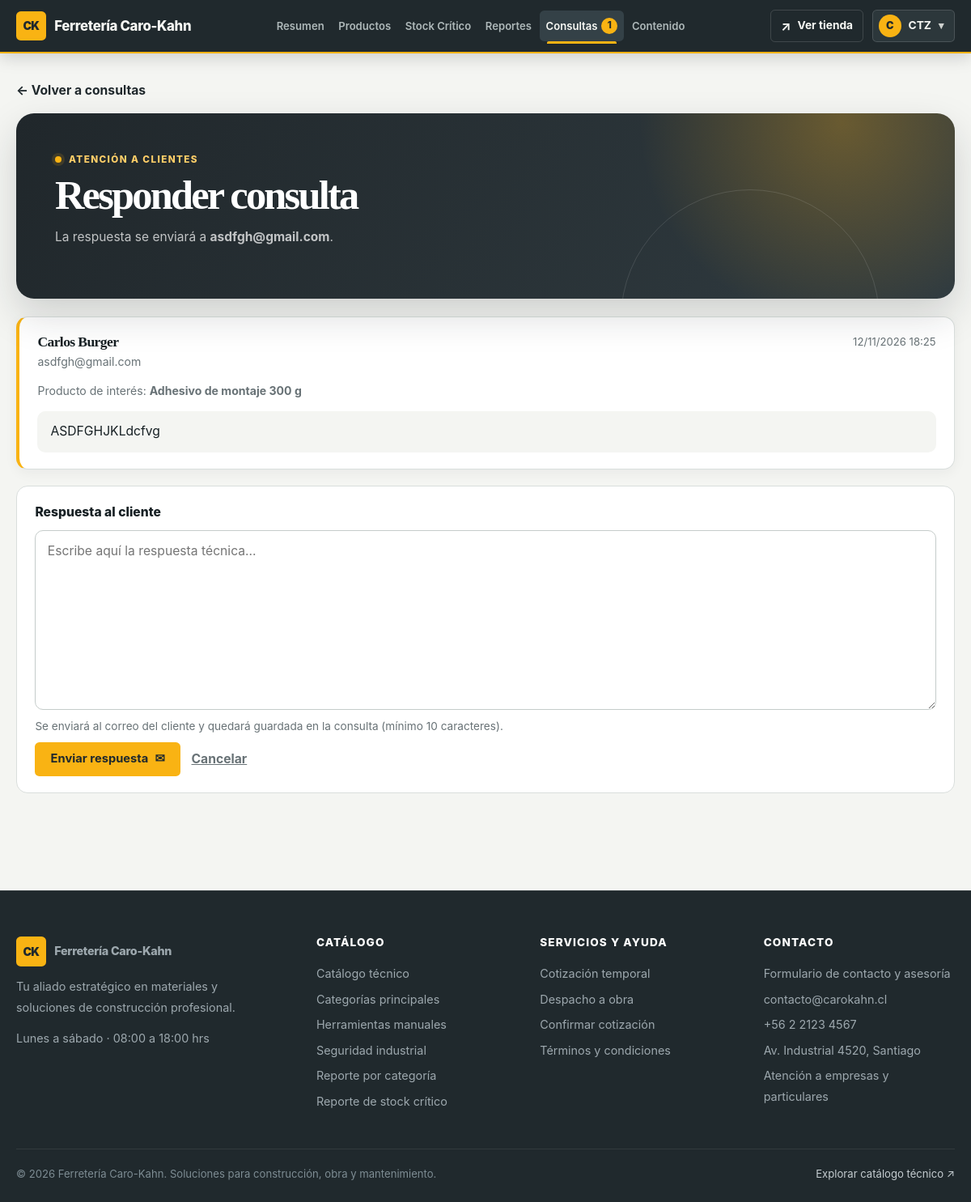
The page /catalogo/administracion/consultas/1/responder/ (signed in) on the database its author committed.
### catalogo/models.py (models this page shows, shortened)
class ContenidoSitio(models.Model):
    clave = models.SlugField(max_length=100, unique=True)
    valor = models.TextField(blank=True)
    actualizado_por = models.ForeignKey(
        settings.AUTH_USER_MODEL,
        on_delete=models.SET_NULL,
        related_name="contenidos_sitio_actualizados",
        null=True,
        blank=True,
    )
    creado_en = models.DateTimeField(auto_now_add=True)
    actualizado_en = models.DateTimeField(auto_now=True)
    class Meta:
        ordering = ("clave",)
        verbose_name = "contenido del sitio"
        verbose_name_plural = "contenidos del sitio"

class ConsultaCliente(models.Model):
    nombre = models.CharField(max_length=150)
    correo = models.EmailField()
    mensaje = models.TextField()
    producto_interes = models.ForeignKey(
        Producto,
        on_delete=models.SET_NULL,
        null=True,
        blank=True,
        related_name="consultas",
    )
    fecha = models.DateTimeField(auto_now_add=True)
    respuesta = models.TextField(blank=True)
    respondida_en = models.DateTimeField(null=True, blank=True)
    respondida_por = models.ForeignKey(
        settings.AUTH_USER_MODEL,
        on_delete=models.SET_NULL,
        null=True,
        blank=True,
        related_name="consultas_respondidas",
    )
    class Meta:
        ordering = ("-fecha",)
        verbose_name = "consulta de cliente"
        verbose_name_plural = "consultas de clientes"
    @property
    def respondida(self):
        return self.respondida_en is not None

class Producto(models.Model):
    nombre = models.CharField(max_length=200)
    categoria = models.ForeignKey(
        Categoria,
        on_delete=models.PROTECT,
        related_name="productos",
    )
    precio = models.DecimalField(
        max_digits=12,
        decimal_places=0,
        validators=[MinValueValidator(0)],
    )
    stock = models.PositiveIntegerField(default=0)
    imagen_url = models.URLField(blank=True)
    imagen_archivo = models.CharField(max_length=255, blank=True)
    descripcion = models.TextField(blank=True)
    visible = models.BooleanField(default=True)
    creado_en = models.DateTimeField(auto_now_add=True)
    actualizado_en = models.DateTimeField(auto_now=True)
    class Meta:
        ordering = ("nombre",)
        verbose_name = "producto"
        verbose_name_plural = "productos"

### catalogo/views.py (the view)
# urls.py: path('administracion/consultas/<int:id>/responder/', views.responder_consulta, name='responder_consulta'),
def responder_consulta(request, id):
    if not _es_administrador(request):
        messages.error(request, 'Debes iniciar sesión con una cuenta administradora.')
        return redirect(f"{reverse('login')}?next={reverse('admin_consultas')}")
    consulta = get_object_or_404(ConsultaCliente.objects.select_related('producto_interes'), pk=id)
    if request.method == 'POST':
        form = RespuestaConsultaForm(request.POST)
        if form.is_valid():
            texto = form.cleaned_data['respuesta'].strip()
            consulta.respuesta = texto
            consulta.respondida_en = timezone.now()
            consulta.respondida_por = request.user
            consulta.save(update_fields=['respuesta', 'respondida_en', 'respondida_por'])
            RegistroAdministrativo.registrar(
                usuario=request.user,
                accion=RegistroAdministrativo.Accion.ACTUALIZACION,
                modelo="ConsultaCliente",
                objeto_id=consulta.pk,
                resumen=f"Se respondió la consulta de {consulta.nombre} ({consulta.correo}).",
            )
            marca = cargar_contenido().get('marca', 'Ferretería Caro-Kahn')
            cuerpo = (
                f"Hola {consulta.nombre},\n\n{texto}\n\n"
                f"--- Tu consulta original ---\n{consulta.mensaje}\n\n"
                f"Saludos cordiales,\nEquipo técnico de {marca}"
            )
            try:
                send_mail(
                    subject=f"Respuesta a tu consulta técnica — {marca}",
                    message=cuerpo,
                    from_email=None,
                    recipient_list=[consulta.correo],
                )
                messages.success(request, f'Respuesta enviada a {consulta.correo}.')
            except Exception:
                messages.warning(
                    request,
                    'La respuesta quedó guardada, pero no se pudo enviar el correo. '
                    'Revisa la configuración de correo o contacta al cliente manualmente.',
                )
            return redirect('admin_consultas')
        messages.error(request, 'Escribe una respuesta de al menos 10 caracteres.')
    else:
        form = RespuestaConsultaForm()
    contexto = {
        'consulta': consulta,
        'form': form,
        'contenido': cargar_contenido(),
    }
    return render(request, 'catalogo/responder_consulta.html', contexto)

### catalogo/templates/catalogo/responder_consulta.html (shortened to what this page needs)
{% extends 'catalogo/base.html' %}
{% load static %}
{% block extra_css %}
    <link rel="stylesheet" href="{% static 'catalogo/css/admin.css' %}?v=2.4">
{% endblock %}
{% block content %}
    <section class="admin-shell consulta-responder" aria-labelledby="titulo-responder">
        <p class="consulta-volver"><a href="{% url 'admin_consultas' %}">← Volver a consultas</a></p>
        <div class="admin-heading">
            <div class="admin-heading-copy">
                <p class="admin-overline"><span aria-hidden="true"></span> Atención a clientes</p>
                <h1 id="titulo-responder">Responder consulta</h1>
                <p class="bajada">La respuesta se enviará a <strong>{{ consulta.correo }}</strong>.</p>
            </div>
        </div>
        <article class="consulta-card">
            <header class="consulta-card__cabecera">
                <div>
                    <h2>{{ consulta.nombre }}</h2>
                    <a href="mailto:{{ consulta.correo }}">{{ consulta.correo }}</a>
                </div>
                <div class="consulta-card__meta">
                    <time datetime="{{ consulta.fecha|date:'c' }}">{{ consulta.fecha|date:"d/m/Y H:i" }}</time>
                </div>
            </header>
            {% if consulta.producto_interes %}
                <p class="consulta-card__producto">Producto de interés: <strong>{{ consulta.producto_interes.nombre }}</strong></p>
            {% endif %}
            <p class="consulta-card__mensaje">{{ consulta.mensaje|linebreaksbr }}</p>
        </article>
        <form method="post" class="consulta-form" novalidate>
            <label for="{{ form.respuesta.id_for_label }}">{{ form.respuesta.label }}</label>
            {{ form.respuesta }}
            {% if form.respuesta.help_text %}<p class="consulta-form__ayuda">{{ form.respuesta.help_text }}</p>{% endif %}
            <div class="consulta-card__acciones">
                <button type="submit" class="boton-detalle consulta-boton">Enviar respuesta <span aria-hidden="true">✉</span></button>
                <a class="consulta-cancelar" href="{% url 'admin_consultas' %}">Cancelar</a>
            </div>
        </form>
    </section>
{% endblock %}

### catalogo/templates/catalogo/base.html (shortened to what this page needs)
{% load static %}
<!DOCTYPE html>
<html lang="es">
<head>
    <link rel="stylesheet" href="{% static 'catalogo/css/base.css' %}?v=2.4">
    {% block extra_css %}{% endblock %}
</head>
<body>
    <header class="site-header {% if es_area_admin %}site-header--admin{% endif %}">
        <div class="contenedor">
            <div class="navbar">
                {% if es_area_admin %}
                    <div class="header__brand-group">
                        <a href="{% url 'admin_landing' %}" class="marca header__brand">
                            <span class="marca-icono header__mark" aria-hidden="true">CK</span>
                            <span>{{ contenido.marca }}</span>
                        </a>
                    </div>
                    <nav class="header__nav header__nav--admin" id="menu-principal" aria-label="Navegación administrativa">
                        <a href="{% url 'admin_landing' %}" class="nav-link {% if url_actual == 'admin_landing' %}nav-link--active{% endif %}" {% if url_actual == 'admin_landing' %}aria-current="page"{% endif %}>Resumen</a>
                        <a href="{% url 'lista' %}" class="nav-link {% if url_actual == 'lista' %}nav-link--active{% endif %}" {% if url_actual == 'lista' %}aria-current="page"{% endif %}>Productos</a>
                        <a href="{% url 'reporte_critico' %}" class="nav-link {% if url_actual == 'reporte_critico' %}nav-link--active{% endif %}" {% if url_actual == 'reporte_critico' %}aria-current="page"{% endif %}>Stock Crítico</a>
                        <a href="{% url 'reporte_resumen' %}" class="nav-link {% if url_actual == 'reporte_resumen' %}nav-link--active{% endif %}" {% if url_actual == 'reporte_resumen' %}aria-current="page"{% endif %}>Reportes</a>
                        <a href="{% url 'admin_consultas' %}" class="nav-link {% if url_actual == 'admin_consultas' or url_actual == 'responder_consulta' %}nav-link--active{% endif %}" {% if url_actual == 'admin_consultas' or url_actual == 'responder_consulta' %}aria-current="page"{% endif %}>Consultas{% if consultas_pendientes %} <span class="nav-badge" aria-label="{{ consultas_pendientes }} pendientes">{{ consultas_pendientes }}</span>{% endif %}</a>
                        <a href="{% url 'admin_landing' %}#contenido-admin" class="nav-link">Contenido</a>
                    </nav>
                    <div class="nav-links header__actions">
                        <a href="{% url 'inicio' %}" class="button button--outline-light button--small" title="Volver a la tienda pública">
                            <span aria-hidden="true">↗</span> Ver tienda
                        </a>
                        <details class="user-menu">
                            <summary class="user-menu__trigger" aria-label="Menú del usuario administrador">
                                <span class="user-menu__avatar" aria-hidden="true">{{ request.user.username|first|upper }}</span>
                                <span class="user-menu__name">{{ request.user.username }}</span>
                                <span class="user-menu__caret" aria-hidden="true">▾</span>
                            </summary>
                        </details>
                    </div>
                {% endif %}
            </div>
        </div>
    </header>
    <main>
        {% block content %}{% endblock %}
    </main>
    <footer class="site-footer">
        <div class="footer-grid">
            <div class="footer-col footer-presentacion">
                <a href="{% url 'inicio' %}" class="marca header__brand">
                    <span class="marca-icono header__mark" aria-hidden="true">CK</span>
                    <span>{{ contenido.marca }}</span>
                </a>
                <p>{{ contenido.footer_descripcion|linebreaksbr }}</p>
                <p class="footer-horario">Lunes a sábado · 08:00 a 18:00 hrs</p>
            </div>
            <div class="footer-col">
                <h2>Catálogo</h2>
                <ul>
                    <li><a href="{% url 'lista' %}">Catálogo técnico</a></li>
                    <li><a href="{% url 'inicio' %}#categorias">Categorías principales</a></li>
                    <li><a href="{% url 'lista' %}?categoria=Herramientas+manuales#catalogo">Herramientas manuales</a></li>
                    <li><a href="{% url 'lista' %}?categoria=Seguridad+industrial#catalogo">Seguridad industrial</a></li>
                    {% if es_admin %}
                        <li><a href="{% url 'reporte_resumen' %}">Reporte por categoría</a></li>
                        <li><a href="{% url 'reporte_critico' %}">Reporte de stock crítico</a></li>
                    {% endif %}
                </ul>
            </div>
            <div class="footer-col">
                <h2>Servicios y Ayuda</h2>
                <ul>
                    <li><a href="{% url 'carrito' %}">Cotización temporal</a></li>
                    <li><a href="{% url 'inicio' %}#beneficios">Despacho a obra</a></li>
                    <li><a href="{% url 'checkout' %}">Confirmar cotización</a></li>
                    <li><a href="{% url 'inicio' %}#beneficios">Términos y condiciones</a></li>
                </ul>
            </div>
            <div class="footer-col">
                <h2>Contacto</h2>
                <ul>
                    <li><a href="{% url 'contacto' %}">Formulario de contacto y asesoría</a></li>
                    <li><a href="mailto:contacto@carokahn.cl">contacto@carokahn.cl</a></li>
                    <li><a href="tel:+56221234567">+56 2 2123 4567</a></li>
                    <li>Av. Industrial 4520, Santiago</li>
                    <li>Atención a empresas y particulares</li>
                </ul>
            </div>
        </div>
        <div class="footer-bottom">
            <span>&copy; 2026 {{ contenido.marca }}. Soluciones para construcción, obra y mantenimiento.</span>
            <a href="{% url 'lista' %}">Explorar catálogo técnico <span aria-hidden="true">↗</span></a>
        </div>
    </footer>
</body>
</html>

### rows shown on the page
ContenidoSitio: marca "Ferretería Caro-Kahn"
ConsultaCliente: correo "asdfgh@gmail.com", nombre "Carlos Burger", fecha "12/11/2026 18:25", producto_interes.nombre "Adhesivo de montaje 300 g", mensaje "ASDFGHJKLdcfvg"
ContenidoSitio: footer_descripcion "Tu aliado estratégico en materiales y soluciones de construcción profesional."

### other values the page prints
{{ consultas_pendientes }} "1"
{{ request.user.username|first|upper }} "C"
{{ request.user.username }} "CTZ"
